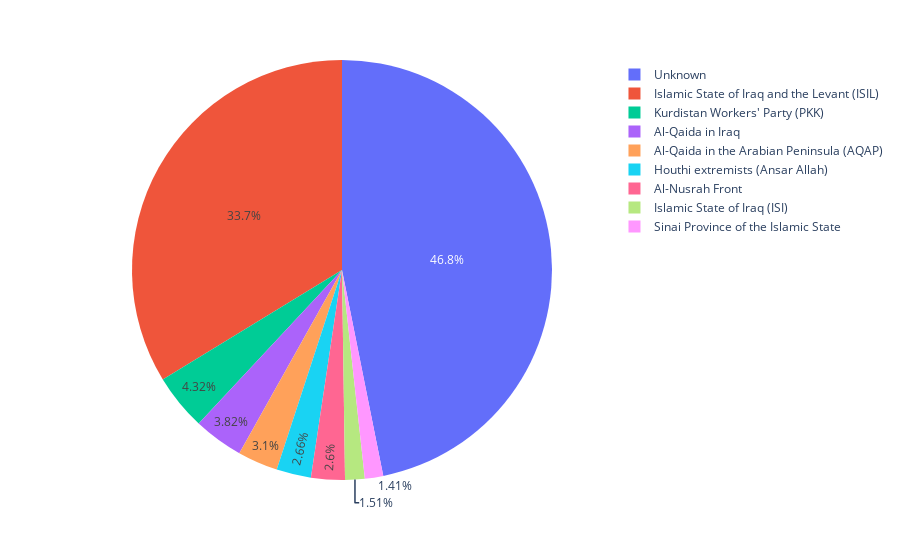

Source (notebook cell):
### Code cell
fig = px.pie(df_pie, values=value_one, names=grp)
fig.show()

### Figure 1 — Plotly figure (JSON) as saved in the notebook; plotly's stock layout.template omitted (floating-point values rounded to 4 significant figures)
{"data": [{"domain": {"x": [0, 1], "y": [0, 1]}, "hovertemplate": "gname=%{label}<br>nkill=%{value}<extra></extra>", "labels": ["Unknown", "Islamic State of Iraq and the Levant (ISIL)", "Kurdistan Workers' Party (PKK)", "Al-Qaida in Iraq", "Al-Qaida in the Arabian Peninsula (AQAP)", "Houthi extremists (Ansar Allah)", "Al-Nusrah Front", "Islamic State of Iraq (ISI)", "Sinai Province of the Islamic State"], "legendgroup": "", "name": "", "showlegend": true, "type": "pie", "values": [53691, 38654, 4951, 4380, 3553, 3050, 2978, 1726, 1621]}], "layout": {"legend": {"tracegroupgap": 0}, "margin": {"t": 60}}}
